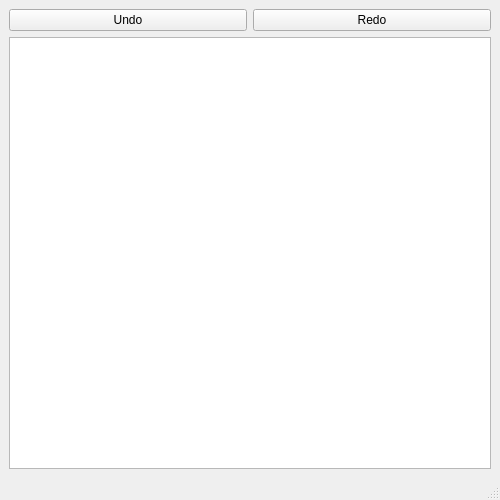
<?xml version="1.0" encoding="UTF-8"?>
<ui version="4.0">
 <class>MainWindow</class>
 <widget class="QMainWindow" name="MainWindow">
  <property name="geometry">
   <rect>
    <x>0</x>
    <y>0</y>
    <width>500</width>
    <height>500</height>
   </rect>
  </property>
  <property name="windowTitle">
   <string>Text Editor</string>
  </property>
  <widget class="QWidget" name="centralwidget">
   <layout class="QGridLayout" name="gridLayout_2">
    <item row="0" column="1">
     <widget class="QPushButton" name="undoButton">
      <property name="sizePolicy">
       <sizepolicy hsizetype="Expanding" vsizetype="Fixed">
        <horstretch>0</horstretch>
        <verstretch>0</verstretch>
       </sizepolicy>
      </property>
      <property name="text">
       <string>Undo</string>
      </property>
     </widget>
    </item>
    <item row="2" column="0">
     <layout class="QGridLayout" name="gridLayout"/>
    </item>
    <item row="0" column="2">
     <widget class="QPushButton" name="redoButton">
      <property name="sizePolicy">
       <sizepolicy hsizetype="Expanding" vsizetype="Fixed">
        <horstretch>0</horstretch>
        <verstretch>0</verstretch>
       </sizepolicy>
      </property>
      <property name="text">
       <string>Redo</string>
      </property>
     </widget>
    </item>
    <item row="2" column="1" colspan="2">
     <widget class="QPlainTextEdit" name="textEdit">
      <property name="sizePolicy">
       <sizepolicy hsizetype="Expanding" vsizetype="Expanding">
        <horstretch>0</horstretch>
        <verstretch>0</verstretch>
       </sizepolicy>
      </property>
      <property name="undoRedoEnabled">
       <bool>false</bool>
      </property>
     </widget>
    </item>
   </layout>
  </widget>
  <widget class="QMenuBar" name="menubar">
   <property name="geometry">
    <rect>
     <x>0</x>
     <y>0</y>
     <width>500</width>
     <height>21</height>
    </rect>
   </property>
  </widget>
  <widget class="QStatusBar" name="statusbar"/>
 </widget>
 <resources/>
 <connections/>
</ui>
